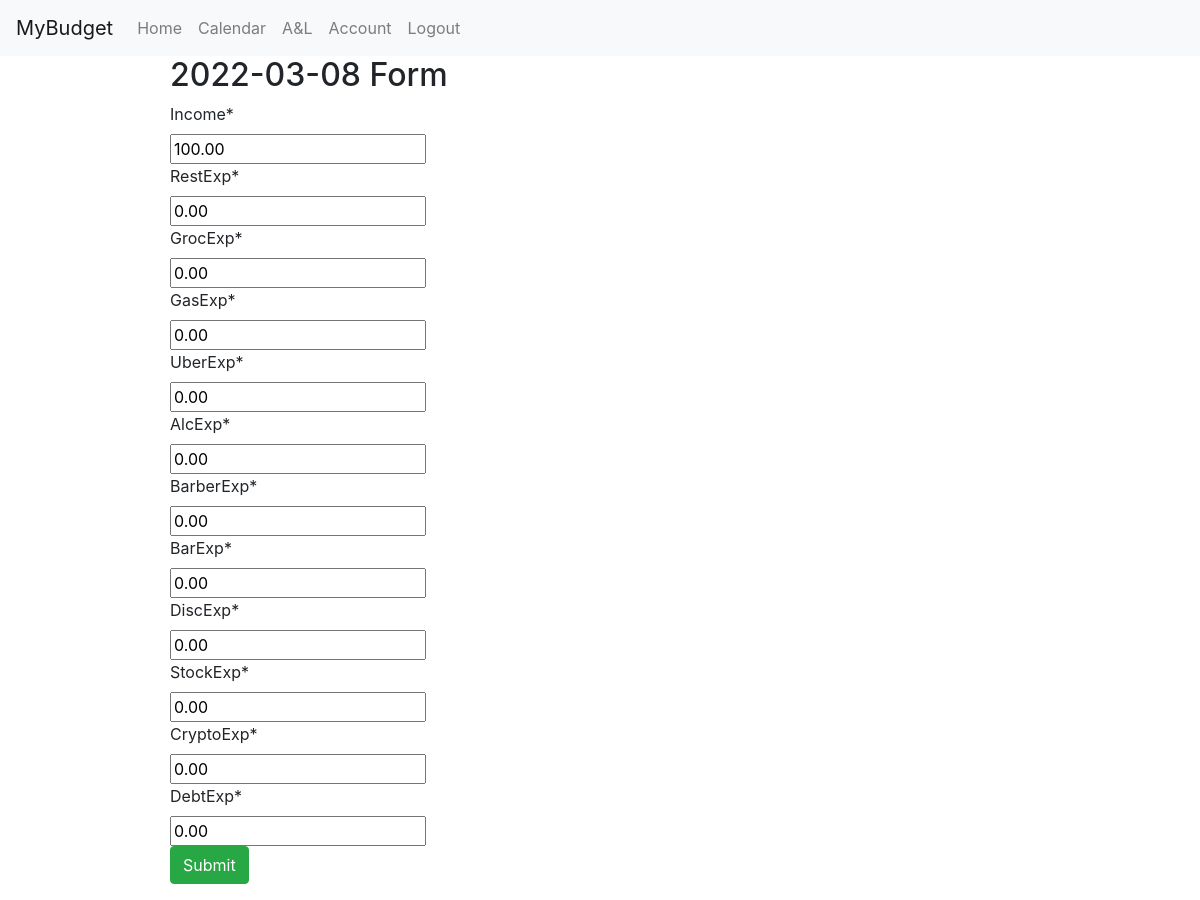
/day_form/2022-03-08/ (signed in), run on an earlier commit of the app's database.
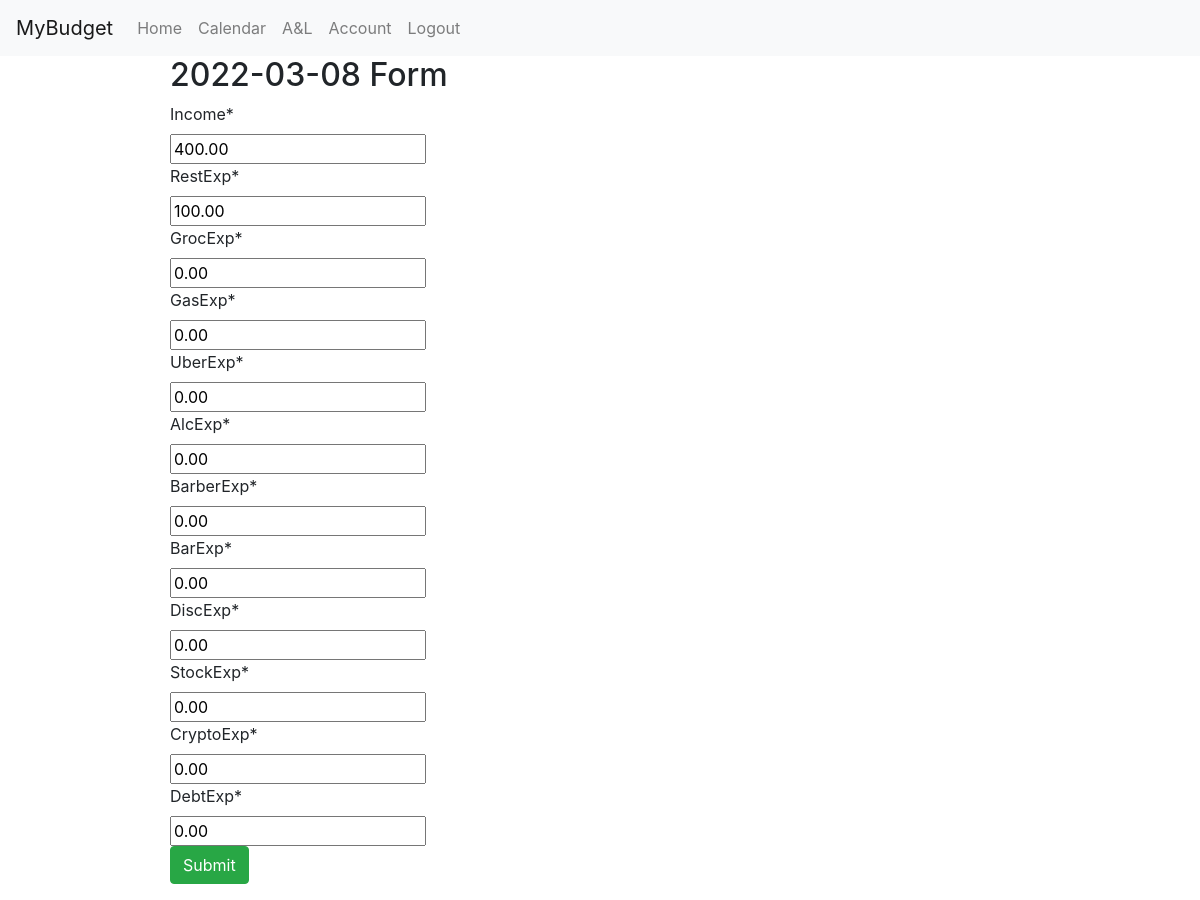
And on a later commit of the database.
### main/models.py (models this page shows, shortened)
class daily(models.Model):
    dayId = models.AutoField(primary_key=True)
    date = models.DateField(auto_now_add=False)
    income = models.DecimalField(max_digits=8, decimal_places=2)
    restExp = models.DecimalField(max_digits=8, decimal_places=2)
    grocExp = models.DecimalField(max_digits=8, decimal_places=2)
    gasExp = models.DecimalField(max_digits=8, decimal_places=2)
    uberExp = models.DecimalField(max_digits=8, decimal_places=2)
    alcExp = models.DecimalField(max_digits=8, decimal_places=2)
    barberExp = models.DecimalField(max_digits=8, decimal_places=2)
    barExp = models.DecimalField(max_digits=8, decimal_places=2)
    discExp = models.DecimalField(max_digits=8, decimal_places=2)
    stockExp = models.DecimalField(max_digits=8, decimal_places=2)
    cryptoExp = models.DecimalField(max_digits=8, decimal_places=2)
    debtExp = models.DecimalField(max_digits=8, decimal_places=2)
    userId = models.ForeignKey(User, on_delete=models.CASCADE, null=False)

### main/views.py (the view)
# urls.py: path('day_form/', views.dayForm, name='dayForm'),
@login_required(login_url='/login/')
def dayForm(request, formDate):
    templateDate = formDate
    formDate = str(formDate)
    form_date = datetime.fromisoformat(formDate).date()
    if form_date > date.today():
        return redirect('calendar')
    user = request.user
    context = {"user": user, "date": templateDate}
    if request.method == "POST":
        form = dailyForm(request.POST)
        if form.is_valid():
            formInstance = form.save(commit=False)
            if daily.objects.filter(date=formDate):
                dailyObject = daily.objects.filter(date=formDate).get(userId=user)
                profile = Profile.objects.get(userId=user)
                profile.cash -= dailyObject.income
                profile.cash += dailyObject.totalExpenses()
                profile.cash += formInstance.income
                profile.cash -= formInstance.totalExpenses()
                profile.save()
                dailyObject.delete()
                formInstance.userId = request.user
                formInstance.date = form_date
                formInstance.save()
            else: # if new profile instance
                formInstance.userId = request.user
                formInstance.date = form_date
                profile = Profile.objects.get(userId=user)
                profile.cash += formInstance.income
                profile.cash -= formInstance.totalExpenses()
                profile.save()
                formInstance.save()
        return redirect('calendar')
    else:
        try:
            day = daily.objects.filter(date=form_date).get(userId=request.user)
            form = dailyForm(instance=day)
            context['form'] = form
        except:
            form = dailyForm()
            context['form'] = form
    return render(request, 'main/dailyForm.html', context)

### main/forms.py
class dailyForm(ModelForm):
    class Meta:
        model = daily
        fields = ['income', 'restExp', 'grocExp', 'gasExp', 'uberExp', 'alcExp', 'barberExp', 'barExp', 'discExp', 'stockExp', 'cryptoExp', 'debtExp']

### main/templates/main/dailyForm.html (shortened to what this page needs)
{% extends "base.html" %}
{% load crispy_forms_tags %}
{% block content %}
    <h2>{{date}} Form</h2>
    <form method="POST" action="{% url 'dayForm' date %}" class="form-group">
        {{ form|crispy }}
        <button type="submit" class="btn btn-success">Submit</button>
    </form>
{% endblock %}

What changed in the data, as far as the page shows it:
removed daily: income "100.00", restExp "0.00", grocExp "0.00", gasExp "0.00", uberExp "0.00", alcExp "0.00", barberExp "0.00", barExp "0.00", discExp "0.00", stockExp "0.00", cryptoExp "0.00", debtExp "0.00"
added daily: income "400.00", restExp "100.00", grocExp "0.00", gasExp "0.00", uberExp "0.00", alcExp "0.00", barberExp "0.00", barExp "0.00", discExp "0.00", stockExp "0.00", cryptoExp "0.00", debtExp "0.00"
